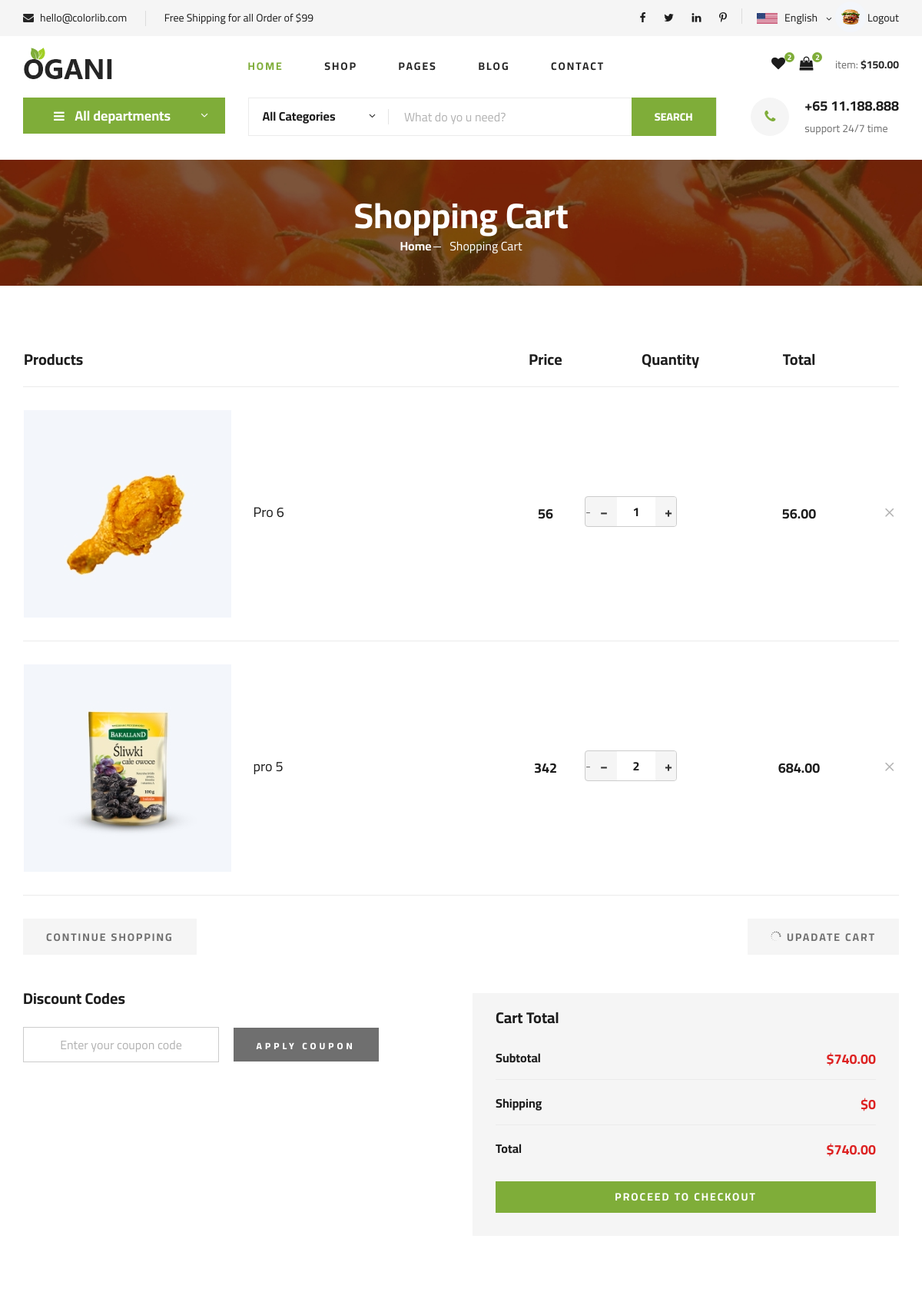
Before: /shoping_cart (signed in, upper part) with the older database file.
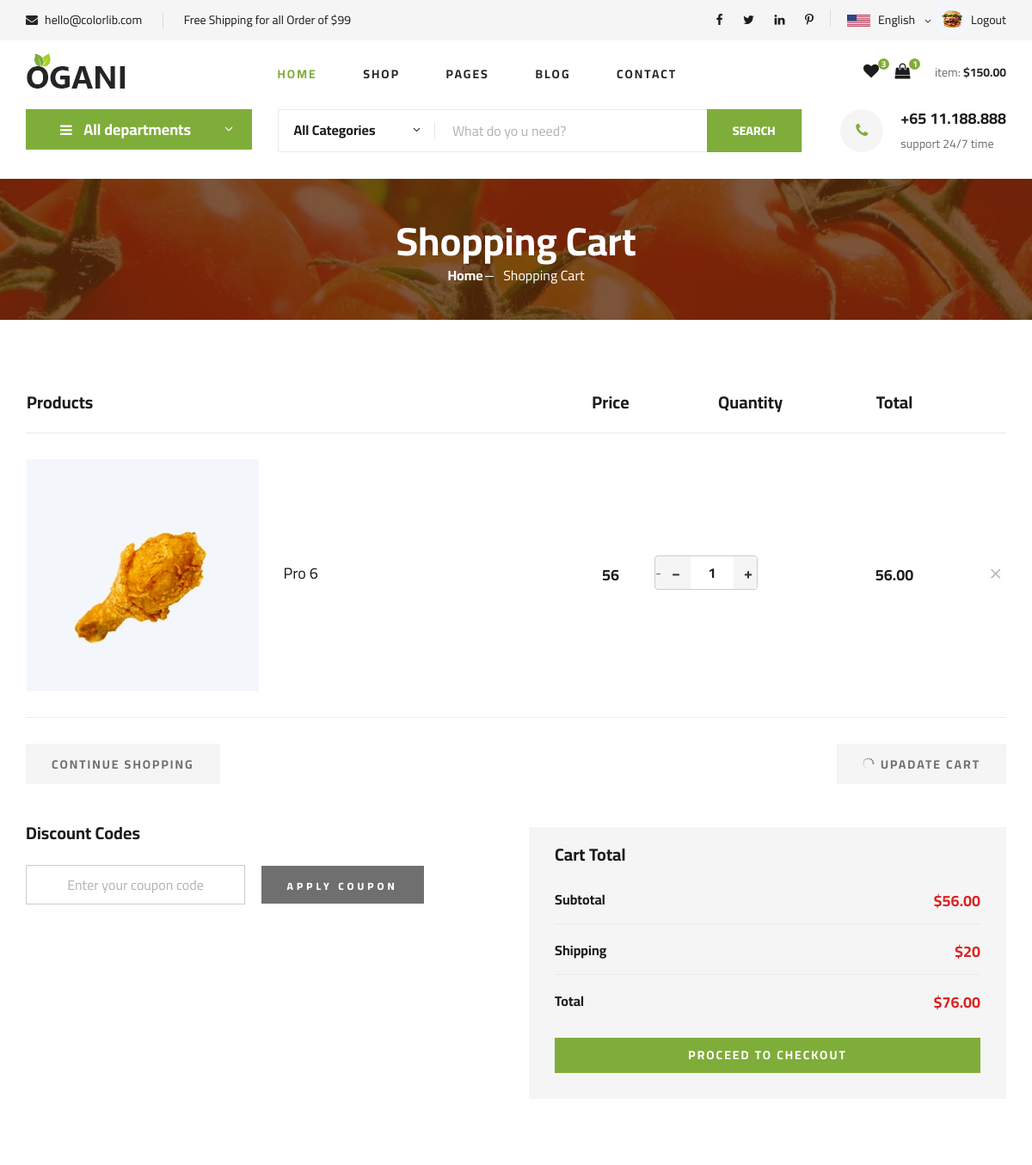
After: the same page with the newer database file.
### myapp/models.py (models this page shows, shortened)
class user(models.Model):
    name= models.CharField(max_length=50)
    email= models.EmailField(max_length=50)
    password= models.CharField(max_length=50)
    phone_number=models.IntegerField(blank=True,null=True)
    image=models.ImageField(upload_to='image', blank=True,null=True)
    otp=models.IntegerField(blank=True,null=True)

class Cart(models.Model):
    user = models.ForeignKey(user, on_delete=models.CASCADE, related_name='cart_items')
    product = models.ForeignKey(product, on_delete=models.CASCADE, related_name='cart_items')
    quantity = models.PositiveIntegerField(default=1)
    total_price = models.DecimalField(max_digits=10, decimal_places=2)
    added_at = models.DateTimeField(auto_now_add=True)

class product(models.Model):
    name=models.CharField(max_length=100)
    price=models.IntegerField()
    image=models.ImageField(upload_to="image")
    category=models.ForeignKey(category,on_delete=models.CASCADE,blank=True,null=True)

### myapp/views.py (the view)
# urls.py: path('shoping_cart', views.shoping_cart, name='shoping_cart'),
def shoping_cart(request):
    if 'name' not in request.session:
        return redirect('login')
    uid=user.objects.get(name=request.session['name'])
    wid_count=wishlist.objects.filter(user=uid).count()
    cid_count=Cart.objects.filter(user=uid).count()
    pid = product.objects.all().order_by("-id")
    shop_items = Cart.objects.filter(user=uid).select_related('product')
    l1=[i.total_price for i in shop_items]
    sub_total=sum(l1)
    if sub_total == 0:
        shipping=0
    elif sub_total > 99:
        shipping=0
    else:
        shipping=20
    total=sub_total+shipping
    cid = category.objects.all().order_by("-id")
    context = {
        "cid": cid,
        "uid":uid,
        "pid": pid,
        "wid_count": wid_count,
        "cid_count": cid_count,
        "shop_items": shop_items,
        "sub_total": sub_total,
        "shipping": shipping,
        "total": total,
    }
    return render(request, "shoping_cart.html", context)

### myapp/templates/shoping_cart.html (shortened to what this page needs)
{% load static %}
<!DOCTYPE html>
<html lang="zxx">
<head>
    <link rel="stylesheet" href="{% static 'css/bootstrap.min.css'%}" type="text/css">
    <link rel="stylesheet" href="{% static 'css/font-awesome.min.css'%}" type="text/css">
    <link rel="stylesheet" href="{% static 'css/elegant-icons.css'%}" type="text/css">
    <link rel="stylesheet" href="{% static 'css/nice-select.css'%}" type="text/css">
    <link rel="stylesheet" href="{% static 'css/jquery-ui.min.css'%}" type="text/css">
    <link rel="stylesheet" href="{% static 'css/owl.carousel.min.css'%}" type="text/css">
    <link rel="stylesheet" href="{% static 'css/slicknav.min.css'%}" type="text/css">
    <link rel="stylesheet" href="{% static 'css/style.css'%}" type="text/css">
</head>
<body>
    <header class="header">
        <div class="header__top">
            <div class="container">
                <div class="row">
                    <div class="col-lg-6">
                        <div class="header__top__left">
                            <ul>
                                <li><i class="fa fa-envelope"></i> hello@colorlib.com</li>
                                <li>Free Shipping for all Order of $99</li>
                            </ul>
                        </div>
                    </div>
                    <div class="col-lg-6">
                        <div class="header__top__right">
                            <div class="header__top__right__social">
                                <a href="#"><i class="fa fa-facebook"></i></a>
                                <a href="#"><i class="fa fa-twitter"></i></a>
                                <a href="#"><i class="fa fa-linkedin"></i></a>
                                <a href="#"><i class="fa fa-pinterest-p"></i></a>
                            </div>
                            <div class="header__top__right__language">
                                <img src="{% static 'img/language.png'%}" alt="">
                                <div>English</div>
                                <span class="arrow_carrot-down"></span>
                            </div>
                  <div class="header__top__right__auth">
                   <a href="{% url 'profile' %}" title="View Profile">
        <img src="{{ uid.image.url }}" alt="User" class="profile-icon">
    <href="{% url 'logout' %}">Logout</a>
            </div>
                        </div>
                    </div>
                </div>
            </div>
        </div>
        <div class="container">
            <div class="row">
                <div class="col-lg-3">
                    <div class="header__logo">
                        <a href="./index.html"><img src="{% static 'img/logo.png'%}" alt=""></a>
                    </div>
                </div>
                <div class="col-lg-6">
                    <nav class="header__menu">
                        <ul>
                            <li class="active"><a href="{% url 'index' %}">Home</a></li>
                            <li><a href="{% url 'shop_grid' %}">Shop</a></li>
                            <li><a href="#">Pages</a>
                            </li>
                            <li><a href="{% url 'blog' %}">Blog</a></li>
                            <li><a href="{% url 'contact' %}">Contact</a></li>
                        </ul>
                    </nav>
                </div>
                <div class="col-lg-3">
                    <div class="header__cart">
                <ul>
                    <li><a href="{% url 'wishlists' %}"><i class="fa fa-heart"></i> <span>{{wid_count}}</span></a></li>
                    <li><a href="{% url 'shoping_cart' %}"><i class="fa fa-shopping-bag"></i> <span>{{cid_count}}</span></a></li>
                </ul>
                        <div class="header__cart__price">item: <span>$150.00</span></div>
                    </div>
                </div>
            </div>
        </div>
    </header>
    <section class="hero hero-normal">
        <div class="container">
            <div class="row">
                <div class="col-lg-3">
                    <div class="hero__categories">
                        <div class="hero__categories__all">
                            <i class="fa fa-bars"></i>
                            <span>All departments</span>
                        </div>
                    </div>
                </div>
                <div class="col-lg-9">
                    <div class="hero__search">
                        <div class="hero__search__form">
                            <form action="{% url 'search_fun' %}" method="get">
                                <div class="hero__search__categories">
                                    All Categories
                                    <span class="arrow_carrot-down"></span>
                                </div>
                                <input type="text" placeholder="What do yo u need?" name="search">
                                <button type="submit" class="site-btn">SEARCH</button>
                            </form>
                        </div>
                        <div class="hero__search__phone">
                            <div class="hero__search__phone__icon">
                                <i class="fa fa-phone"></i>
                            </div>
                            <div class="hero__search__phone__text">
                                <h5>+65 11.188.888</h5>
                                <span>support 24/7 time</span>
                            </div>
                        </div>
                    </div>
                </div>
            </div>
        </div>
    </section>
    <section class="breadcrumb-section set-bg" data-setbg="{% static 'img/breadcrumb.jpg'%}">
        <div class="container">
            <div class="row">
                <div class="col-lg-12 text-center">
                    <div class="breadcrumb__text">
                        <h2>Shopping Cart</h2>
                        <div class="breadcrumb__option">
                            <a href="{% url 'index' %}">Home</a>
                            <span>Shopping Cart</span>
                        </div>
                    </div>
                </div>
            </div>
        </div>
    </section>
    <section class="shoping-cart spad">
        <div class="container">
            <div class="row">
                <div class="col-lg-12">
                    <div class="shoping__cart__table">
                        <table>
                            <thead>
                                <tr>
                                    <th class="shoping__product">Products</th>
                                    <th>Price</th>
                                    <th>Quantity</th>
                                    <th>Total</th>
                                    <th></th>
                                </tr>
                            </thead>
                            <tbody>
                                {% for item in shop_items %}
                                <tr>
                                    <td class="shoping__cart__item">
                                        <img src="{{item.product.image}}" alt="">
                                        <h5>{{ item.product.name }}</h5>
                                    </td>
                                    <td class="shoping__cart__price">
                                        {{item.product.price}}
                                    </td>
                                    <td class="shoping__cart__quantity">
                                        <div class="quantity">
                                            <div class="pro-qty">
                                                <a href="{% url 'cart_minus' item.id %}" class="qty-btn">−</a>
                                                <input type="text" value="{{ item.quantity }}" class="qty-input" readonly>
                                                <a href="{% url 'cart_plus' item.id %}" class="qty-btn">+</a>
                                            </div>
                                        </div>
                                    </td>
                                    <td class="shoping__cart__total">
                                        {{item.total_price}}
                                    </td>
                                    <td class="shoping__cart__item__close">
                                        <a href="{% url 'remove_cart_item' item.product.id %}">
                                        <span class="icon_close"></span>
                                        </a>
                                    </td>
                                </tr>
                                {% empty %}
                                <tr>
                                    <td colspan="3" style="text-align: center;">Your cart is empty.</td>
                                </tr>
                                {% endfor %}
                            </tbody>
                        </table>
                    </div>
                </div>
            </div>
            <div class="row">
                <div class="col-lg-12">
                    <div class="shoping__cart__btns">
                        <a href="#" class="primary-btn cart-btn">CONTINUE SHOPPING</a>
                        <a href="#" class="primary-btn cart-btn cart-btn-right"><span class="icon_loading"></span>
                            Upadate Cart</a>
                    </div>
                </div>
                <div class="col-lg-6">
                    <div class="shoping__continue">
                        <div class="shoping__discount">
                            <h5>Discount Codes</h5>
                            <form action="#">
                                <input type="text" placeholder="Enter your coupon code">
                                <button type="submit" class="site-btn">APPLY COUPON</button>
                            </form>
                        </div>
                    </div>
                </div>
                <div class="col-lg-6">
                    <div class="shoping__checkout">
                        <h5>Cart Total</h5>
                        <ul>
                            <li>Subtotal <span>${{sub_total}}</span></li>
                            <li>Shipping <span>${{shipping}}</span></li>
                            <li>Total <span>${{total}}</span></li>
                        </ul>
                        <a href="{% url 'checkout' %}" class="primary-btn">PROCEED TO CHECKOUT</a>
                    </div>
                </div>
            </div>
        </div>
    </section>
</body>
</html>

### myapp/templates/shoping_cart.html (style rules this page uses)
.profile-icon { width: 40px; height: 40px; border-radius: 50%; object-fit: cover; right:10%; top:5%; position: absolute; }
.pro-qty { display: flex; align-items: center; border: 1px solid #ccc; border-radius: 4px; overflow: hidden; width: fit-content; }
.pro-qty .qty-btn { display: inline-block; padding: 100px 12px; background-color: #f5f5f5; color: #333; text-decoration: none; font-size: 18px; font-weight: bold; transition: background-color 0.2s ease; user-select: none; }
.pro-qty input.qty-input { width: 50px; text-align: center; border: none; font-size: 16px; font-weight: bold; padding: 8px; background-color: #fff; }

Changed rows visible on the page:
removed Cart: product.image (picture), product.name "pro 5", product.price "342", quantity "2", total_price "684.00"
Other visible differences:
{{ wid_count }}: "2" → "3"
{{ cid_count }}: "2" → "1"
{{ sub_total }}: "740.00" → "56.00"
{{ shipping }}: "0" → "20"
{{ total }}: "740.00" → "76.00"
